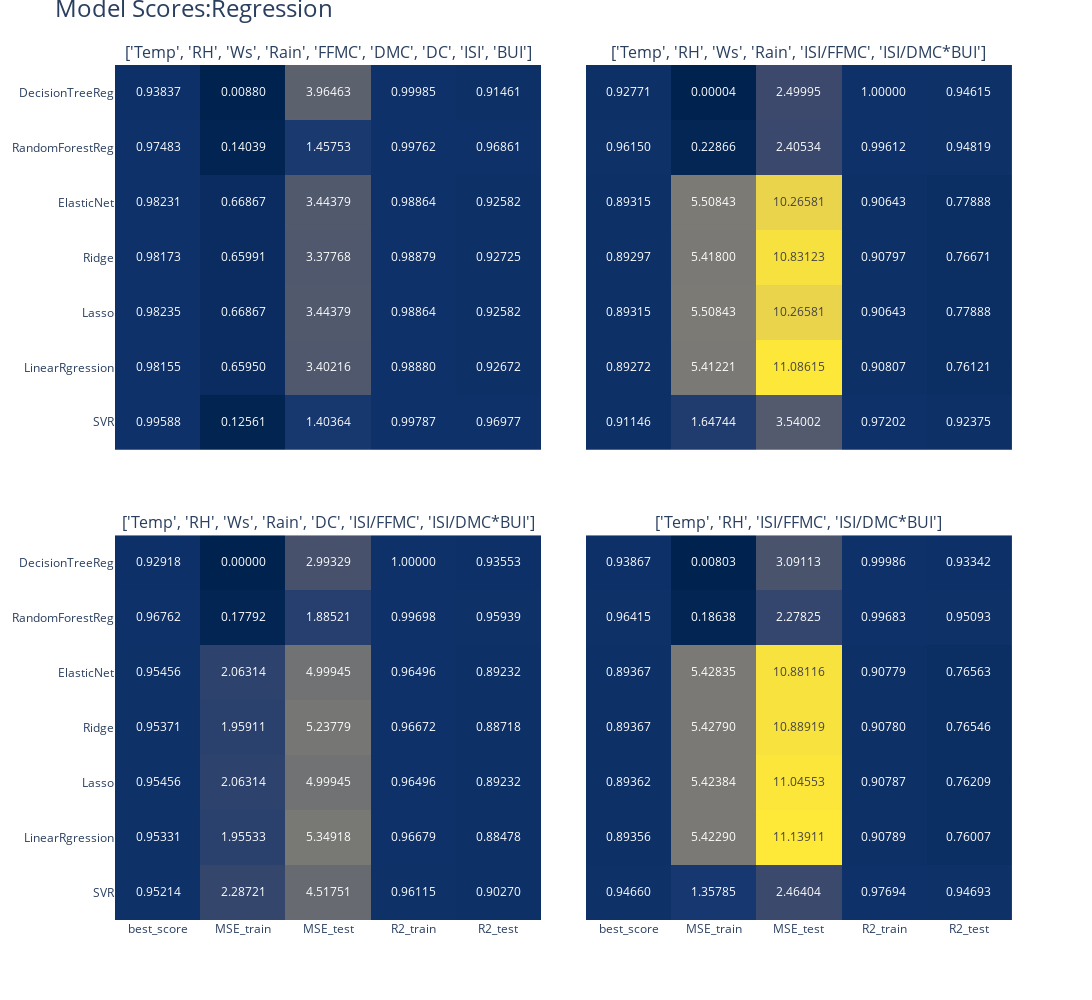

The cell this chart's notebook holds for it:
### Markdown cell above
# Model Scores Metrices For Output

### Code cell
import plotly.graph_objs as go
import plotly.subplots as sp
import plotly.express as px
import pandas as pd
import plotly.figure_factory as ff

df1 = pd.read_csv('../Regression/tuned_models_raw4_3/model_scores.csv',index_col='model')
df2 = pd.read_csv('../Regression/tuned_models_raw4_4/model_scores.csv',index_col='model')
df3 = pd.read_csv('../Regression/tuned_models_raw4_5/model_scores.csv',index_col='model')
df4 = pd.read_csv('../Regression/tuned_models_raw4_6/model_scores.csv',index_col='model')
#df2=model_scores.set_index('model')

# Create a sample dataframe


# Define the number of rows and columns for the subplot grid
num_rows = 2
num_cols = 2
##########
title1 = ['Temp', 'RH', 'Ws', 'Rain', 'FFMC', 'DMC', 'DC', 'ISI','BUI']
title2 = ['Temp', 'RH', 'Ws', 'Rain', 'ISI/FFMC', 'ISI/DMC*BUI']
title3 = ['Temp', 'RH', 'Ws', 'Rain', 'DC', 'ISI/FFMC', 'ISI/DMC*BUI']
title4 = ['Temp', 'RH', 'ISI/FFMC', 'ISI/DMC*BUI']


# Create a subplot grid with the specified number of rows and columns
fig = sp.make_subplots(rows=num_rows, cols=num_cols,
                       subplot_titles=[f"{title1}",f"{title2}",f"{title3}",f"{title4}"],
                       shared_yaxes=True,
                       shared_xaxes=True,
                       vertical_spacing=0.1,
                      horizontal_spacing=0.05)

fig.add_trace(px.imshow(df1,text_auto='.5f',color_continuous_scale='Cividis', title='').data[0],row=1, col=1)
fig.add_trace(px.imshow(df2,text_auto='.5f',color_continuous_scale='Cividis', title='').data[0],row=1, col=2)    
fig.add_trace(px.imshow(df3,text_auto='.5f',color_continuous_scale='Cividis', title='').data[0],row=2, col=1)    
fig.add_trace(px.imshow(df4,text_auto='.5f',color_continuous_scale='Cividis', title='').data[0],row=2, col=2)    



# Set the title of the subplot grid
fig.update_coloraxes(showscale=False)
fig.update_layout(margin=dict(t=65,pad=0),
                  title={
                        'text': 'Model Scores:Regression',
                        'y': 1,  # Adjust the y position of the title
                        'yanchor': 'top',  # Anchor the title to the top of the plot
                        'font': {'size': 24},  # Set the font size of the title
                        'pad': {'b': 100}  # Set the bottom margin of the title
                    },
                      
                  
                  
                  
                  coloraxis=dict(colorscale='Cividis'),
                  height=1000,width=1200,
                  paper_bgcolor = "rgba(0,0,0,0)",
                    plot_bgcolor = "rgba(0,0,0,0)",                  
                    margin_autoexpand=True,
                    font=dict(size = 12))

fig.update_yaxes(automargin=True)


fig.show()
pio.write_html(fig,file = '../Regression//model_scores.html')

### Figure 1 — Plotly figure (JSON) as saved in the notebook; plotly's stock layout.template omitted (floating-point values rounded to 4 significant figures)
{"data": [{"coloraxis": "coloraxis", "hovertemplate": "x: %{x}<br>model: %{y}<br>color: %{z}<extra></extra>", "name": "0", "texttemplate": "%{z:.5f}", "type": "heatmap", "x": ["best_score", "MSE_train", "MSE_test", "R2_train", "R2_test"], "xaxis": "x", "y": ["SVR", "LinearRgression", "Lasso", "Ridge", "ElasticNet", "RandomForestReg", "DecisionTreeReg"], "yaxis": "y", "z": [[0.9959, 0.1256, 1.404, 0.9979, 0.9698], [0.9815, 0.6595, 3.402, 0.9888, 0.9267], [0.9824, 0.6687, 3.444, 0.9886, 0.9258], [0.9817, 0.6599, 3.378, 0.9888, 0.9272], [0.9823, 0.6687, 3.444, 0.9886, 0.9258], [0.9748, 0.1404, 1.458, 0.9976, 0.9686], [0.9384, 0.008796, 3.965, 0.9999, 0.9146]]}, {"coloraxis": "coloraxis", "hovertemplate": "x: %{x}<br>model: %{y}<br>color: %{z}<extra></extra>", "name": "0", "texttemplate": "%{z:.5f}", "type": "heatmap", "x": ["best_score", "MSE_train", "MSE_test", "R2_train", "R2_test"], "xaxis": "x2", "y": ["SVR", "LinearRgression", "Lasso", "Ridge", "ElasticNet", "RandomForestReg", "DecisionTreeReg"], "yaxis": "y2", "z": [[0.9115, 1.647, 3.54, 0.972, 0.9238], [0.8927, 5.412, 11.09, 0.9081, 0.7612], [0.8931, 5.508, 10.27, 0.9064, 0.7789], [0.893, 5.418, 10.83, 0.908, 0.7667], [0.8931, 5.508, 10.27, 0.9064, 0.7789], [0.9615, 0.2287, 2.405, 0.9961, 0.9482], [0.9277, 4.412e-05, 2.5, 1.0, 0.9462]]}, {"coloraxis": "coloraxis", "hovertemplate": "x: %{x}<br>model: %{y}<br>color: %{z}<extra></extra>", "name": "0", "texttemplate": "%{z:.5f}", "type": "heatmap", "x": ["best_score", "MSE_train", "MSE_test", "R2_train", "R2_test"], "xaxis": "x3", "y": ["SVR", "LinearRgression", "Lasso", "Ridge", "ElasticNet", "RandomForestReg", "DecisionTreeReg"], "yaxis": "y3", "z": [[0.9521, 2.287, 4.518, 0.9611, 0.9027], [0.9533, 1.955, 5.349, 0.9668, 0.8848], [0.9546, 2.063, 4.999, 0.965, 0.8923], [0.9537, 1.959, 5.238, 0.9667, 0.8872], [0.9546, 2.063, 4.999, 0.965, 0.8923], [0.9676, 0.1779, 1.885, 0.997, 0.9594], [0.9292, 7.93e-36, 2.993, 1, 0.9355]]}, {"coloraxis": "coloraxis", "hovertemplate": "x: %{x}<br>model: %{y}<br>color: %{z}<extra></extra>", "name": "0", "texttemplate": "%{z:.5f}", "type": "heatmap", "x": ["best_score", "MSE_train", "MSE_test", "R2_train", "R2_test"], "xaxis": "x4", "y": ["SVR", "LinearRgression", "Lasso", "Ridge", "ElasticNet", "RandomForestReg", "DecisionTreeReg"], "yaxis": "y4", "z": [[0.9466, 1.358, 2.464, 0.9769, 0.9469], [0.8936, 5.423, 11.14, 0.9079, 0.7601], [0.8936, 5.424, 11.05, 0.9079, 0.7621], [0.8937, 5.428, 10.89, 0.9078, 0.7655], [0.8937, 5.428, 10.88, 0.9078, 0.7656], [0.9641, 0.1864, 2.278, 0.9968, 0.9509], [0.9387, 0.008026, 3.091, 0.9999, 0.9334]]}], "layout": {"annotations": [{"font": {"size": 16}, "showarrow": false, "text": "['Temp', 'RH', 'Ws', 'Rain', 'FFMC', 'DMC', 'DC', 'ISI', 'BUI']", "x": 0.2375, "xanchor": "center", "xref": "paper", "y": 1, "yanchor": "bottom", "yref": "paper"}, {"font": {"size": 16}, "showarrow": false, "text": "['Temp', 'RH', 'Ws', 'Rain', 'ISI/FFMC', 'ISI/DMC*BUI']", "x": 0.7625, "xanchor": "center", "xref": "paper", "y": 1, "yanchor": "bottom", "yref": "paper"}, {"font": {"size": 16}, "showarrow": false, "text": "['Temp', 'RH', 'Ws', 'Rain', 'DC', 'ISI/FFMC', 'ISI/DMC*BUI']", "x": 0.2375, "xanchor": "center", "xref": "paper", "y": 0.45, "yanchor": "bottom", "yref": "paper"}, {"font": {"size": 16}, "showarrow": false, "text": "['Temp', 'RH', 'ISI/FFMC', 'ISI/DMC*BUI']", "x": 0.7625, "xanchor": "center", "xref": "paper", "y": 0.45, "yanchor": "bottom", "yref": "paper"}], "coloraxis": {"colorscale": [[0, "#00224e"], [0.1111, "#123570"], [0.2222, "#3b496c"], [0.3333, "#575d6d"], [0.4444, "#707173"], [0.5556, "#8a8678"], [0.6667, "#a59c74"], [0.7778, "#c3b369"], [0.8889, "#e1cc55"], [1, "#fee838"]], "showscale": false}, "font": {"size": 12}, "height": 1000, "margin": {"autoexpand": true, "pad": 0, "t": 65}, "paper_bgcolor": "rgba(0, 0, 0, 0)", "plot_bgcolor": "rgba(0, 0, 0, 0)", "title": {"font": {"size": 24}, "pad": {"b": 100}, "text": "Model Scores:Regression", "y": 1, "yanchor": "top"}, "width": 1200, "xaxis": {"anchor": "y", "autorange": true, "domain": [0, 0.475], "matches": "x3", "range": [-0.5, 4.5], "showticklabels": false, "type": "category"}, "xaxis2": {"anchor": "y2", "autorange": true, "domain": [0.525, 1], "matches": "x4", "range": [-0.5, 4.5], "showticklabels": false, "type": "category"}, "xaxis3": {"anchor": "y3", "autorange": true, "domain": [0, 0.475], "range": [-0.5, 4.5], "type": "category"}, "xaxis4": {"anchor": "y4", "autorange": true, "domain": [0.525, 1], "range": [-0.5, 4.5], "type": "category"}, "yaxis": {"anchor": "x", "automargin": true, "autorange": true, "domain": [0.55, 1], "range": [-0.5, 6.5], "type": "category"}, "yaxis2": {"anchor": "x2", "automargin": true, "autorange": true, "domain": [0.55, 1], "matches": "y", "range": [-0.5, 6.5], "showticklabels": false, "type": "category"}, "yaxis3": {"anchor": "x3", "automargin": true, "autorange": true, "domain": [0, 0.45], "range": [-0.5, 6.5], "type": "category"}, "yaxis4": {"anchor": "x4", "automargin": true, "autorange": true, "domain": [0, 0.45], "matches": "y3", "range": [-0.5, 6.5], "showticklabels": false, "type": "category"}}}
